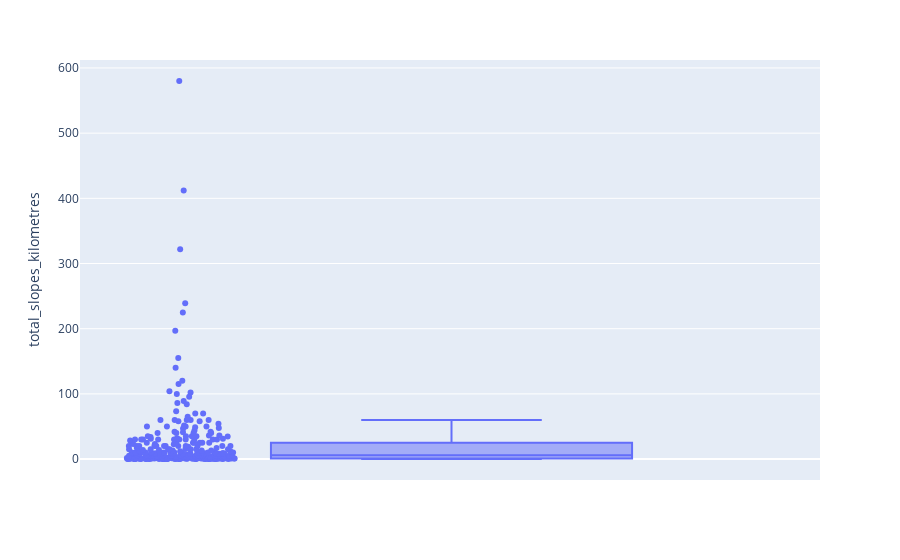

Notebook code for this chart:
### Markdown cell above
### Analysis of "Pistenkilometer"

### Code cell
fig_box = px.box(df_price, 
                 y='total_slopes_kilometres',
                 height=600,
                 points="all",
                hover_data =['ski_resort_name'])
fig_box.show()

### Figure 1 — Plotly figure (JSON) as saved in the notebook; plotly's stock layout.template omitted (floating-point values rounded to 4 significant figures; data arrays with more than 128 entries replaced by an {"elided": "..."} marker saying what was removed)
{"data": [{"alignmentgroup": "True", "boxpoints": "all", "customdata": {"elided": "294x1 str values"}, "hovertemplate": "total_slopes_kilometres=%{y}<br>ski_resort_name=%{customdata[0]}<extra></extra>", "legendgroup": "", "marker": {"color": "#636efa"}, "name": "", "notched": false, "offsetgroup": "", "orientation": "v", "showlegend": false, "type": "box", "x0": " ", "xaxis": "x", "y": {"elided": "294 float values"}, "y0": " ", "yaxis": "y"}], "layout": {"autosize": true, "boxmode": "group", "legend": {"tracegroupgap": 0}, "margin": {"t": 60}, "xaxis": {"anchor": "y", "autorange": true, "domain": [0, 1], "range": [-0.5026, 0.5], "type": "category"}, "yaxis": {"anchor": "x", "autorange": true, "domain": [0, 1], "range": [-32.12, 612.2], "title": {"text": "total_slopes_kilometres"}, "type": "linear"}}}
